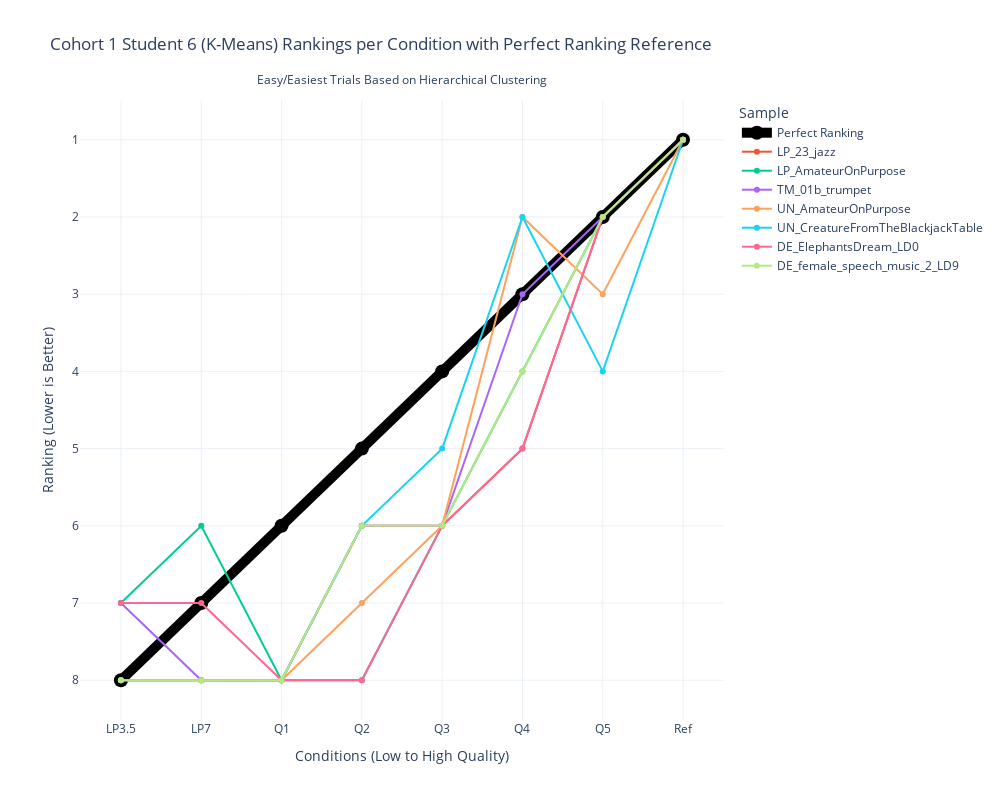

The notebook cell this image was saved under:
### Markdown cell above
## Paper Spaghetti

### Code cell
# Spaghetti plot for Cohort 1 Student 6 rankings

# Reshape rankings data for Plotly
BSU1_6_rankings_df = pd.DataFrame(reversed_BSU1_6_rankings_easy_easiest, columns=conditions)
BSU1_6_rankings_df['Sample'] = items[east_easiest_trial_indices]

# Melt dataframe for better visualization
BSU1_6_rankings_df_melted = BSU1_6_rankings_df.melt(id_vars=['Sample'], var_name='Condition', value_name='Ranking')
BSU1_6_rankings_df_melted = pd.concat([perfect_df, BSU1_6_rankings_df_melted])

# Create plot
fig = px.line(BSU1_6_rankings_df_melted, x='Condition', y='Ranking', color='Sample', markers=True,
              title="Cohort 1 Student 6 (K-Means) Rankings per Condition with Perfect Ranking Reference",
              labels={"Ranking": "Ranking (Lower is Better)", "Condition": "Conditions (Low to High Quality)"},
              template="plotly_white")

# Adjust figure dimensions
fig.update_layout(width=1000, height=800)

# Invert y-axis (lower ranks at top)
fig.update_yaxes(autorange="reversed")

# Modify the "Perfect Ranking" line to be more visible
fig.update_traces(
    selector=dict(name="Perfect Ranking"),
    line=dict(width=10, color='black'),
    marker=dict(size=14, color='black')
)

# Add subtitle
fig.update_layout(
    annotations=[
        dict(
            text="Easy/Easiest Trials Based on Hierarchical Clustering",
            x=0.5,
            y=1.05,
            xref="paper",
            yref="paper",
            showarrow=False,
            font=dict(size=12)
        )
    ]
)

# Show figure
fig.show()

### Figure 1 — Plotly figure (JSON) as saved in the notebook; plotly's stock layout.template omitted (floating-point values rounded to 4 significant figures)
{"data": [{"hovertemplate": "Sample=Perfect Ranking<br>Conditions (Low to High Quality)=%{x}<br>Ranking (Lower is Better)=%{y}<extra></extra>", "legendgroup": "Perfect Ranking", "line": {"color": "black", "dash": "solid", "width": 10}, "marker": {"color": "black", "size": 14, "symbol": "circle"}, "mode": "lines+markers", "name": "Perfect Ranking", "orientation": "v", "showlegend": true, "type": "scatter", "x": ["LP3.5", "LP7", "Q1", "Q2", "Q3", "Q4", "Q5", "Ref"], "xaxis": "x", "y": [8, 7, 6, 5, 4, 3, 2, 1], "yaxis": "y"}, {"hovertemplate": "Sample=LP_23_jazz<br>Conditions (Low to High Quality)=%{x}<br>Ranking (Lower is Better)=%{y}<extra></extra>", "legendgroup": "LP_23_jazz", "line": {"color": "#EF553B", "dash": "solid"}, "marker": {"symbol": "circle"}, "mode": "lines+markers", "name": "LP_23_jazz", "orientation": "v", "showlegend": true, "type": "scatter", "x": ["LP3.5", "LP7", "Q1", "Q2", "Q3", "Q4", "Q5", "Ref"], "xaxis": "x", "y": [8, 8, 8, 6, 6, 5, 2, 1], "yaxis": "y"}, {"hovertemplate": "Sample=LP_AmateurOnPurpose<br>Conditions (Low to High Quality)=%{x}<br>Ranking (Lower is Better)=%{y}<extra></extra>", "legendgroup": "LP_AmateurOnPurpose", "line": {"color": "#00cc96", "dash": "solid"}, "marker": {"symbol": "circle"}, "mode": "lines+markers", "name": "LP_AmateurOnPurpose", "orientation": "v", "showlegend": true, "type": "scatter", "x": ["LP3.5", "LP7", "Q1", "Q2", "Q3", "Q4", "Q5", "Ref"], "xaxis": "x", "y": [7, 6, 8, 8, 6, 4, 2, 1], "yaxis": "y"}, {"hovertemplate": "Sample=TM_01b_trumpet<br>Conditions (Low to High Quality)=%{x}<br>Ranking (Lower is Better)=%{y}<extra></extra>", "legendgroup": "TM_01b_trumpet", "line": {"color": "#ab63fa", "dash": "solid"}, "marker": {"symbol": "circle"}, "mode": "lines+markers", "name": "TM_01b_trumpet", "orientation": "v", "showlegend": true, "type": "scatter", "x": ["LP3.5", "LP7", "Q1", "Q2", "Q3", "Q4", "Q5", "Ref"], "xaxis": "x", "y": [7, 8, 8, 6, 6, 3, 2, 1], "yaxis": "y"}, {"hovertemplate": "Sample=UN_AmateurOnPurpose<br>Conditions (Low to High Quality)=%{x}<br>Ranking (Lower is Better)=%{y}<extra></extra>", "legendgroup": "UN_AmateurOnPurpose", "line": {"color": "#FFA15A", "dash": "solid"}, "marker": {"symbol": "circle"}, "mode": "lines+markers", "name": "UN_AmateurOnPurpose", "orientation": "v", "showlegend": true, "type": "scatter", "x": ["LP3.5", "LP7", "Q1", "Q2", "Q3", "Q4", "Q5", "Ref"], "xaxis": "x", "y": [8, 8, 8, 7, 6, 2, 3, 1], "yaxis": "y"}, {"hovertemplate": "Sample=UN_CreatureFromTheBlackjackTable<br>Conditions (Low to High Quality)=%{x}<br>Ranking (Lower is Better)=%{y}<extra></extra>", "legendgroup": "UN_CreatureFromTheBlackjackTable", "line": {"color": "#19d3f3", "dash": "solid"}, "marker": {"symbol": "circle"}, "mode": "lines+markers", "name": "UN_CreatureFromTheBlackjackTable", "orientation": "v", "showlegend": true, "type": "scatter", "x": ["LP3.5", "LP7", "Q1", "Q2", "Q3", "Q4", "Q5", "Ref"], "xaxis": "x", "y": [8, 8, 8, 6, 5, 2, 4, 1], "yaxis": "y"}, {"hovertemplate": "Sample=DE_ElephantsDream_LD0<br>Conditions (Low to High Quality)=%{x}<br>Ranking (Lower is Better)=%{y}<extra></extra>", "legendgroup": "DE_ElephantsDream_LD0", "line": {"color": "#FF6692", "dash": "solid"}, "marker": {"symbol": "circle"}, "mode": "lines+markers", "name": "DE_ElephantsDream_LD0", "orientation": "v", "showlegend": true, "type": "scatter", "x": ["LP3.5", "LP7", "Q1", "Q2", "Q3", "Q4", "Q5", "Ref"], "xaxis": "x", "y": [7, 7, 8, 8, 6, 5, 2, 1], "yaxis": "y"}, {"hovertemplate": "Sample=DE_female_speech_music_2_LD9<br>Conditions (Low to High Quality)=%{x}<br>Ranking (Lower is Better)=%{y}<extra></extra>", "legendgroup": "DE_female_speech_music_2_LD9", "line": {"color": "#B6E880", "dash": "solid"}, "marker": {"symbol": "circle"}, "mode": "lines+markers", "name": "DE_female_speech_music_2_LD9", "orientation": "v", "showlegend": true, "type": "scatter", "x": ["LP3.5", "LP7", "Q1", "Q2", "Q3", "Q4", "Q5", "Ref"], "xaxis": "x", "y": [8, 8, 8, 6, 6, 4, 2, 1], "yaxis": "y"}], "layout": {"annotations": [{"font": {"size": 12}, "showarrow": false, "text": "Easy/Easiest Trials Based on Hierarchical Clustering", "x": 0.5, "xref": "paper", "y": 1.05, "yref": "paper"}], "height": 800, "legend": {"title": {"text": "Sample"}, "tracegroupgap": 0}, "title": {"text": "Cohort 1 Student 6 (K-Means) Rankings per Condition with Perfect Ranking Reference"}, "width": 1000, "xaxis": {"anchor": "y", "domain": [0, 1], "title": {"text": "Conditions (Low to High Quality)"}}, "yaxis": {"anchor": "x", "autorange": "reversed", "domain": [0, 1], "title": {"text": "Ranking (Lower is Better)"}}}}
